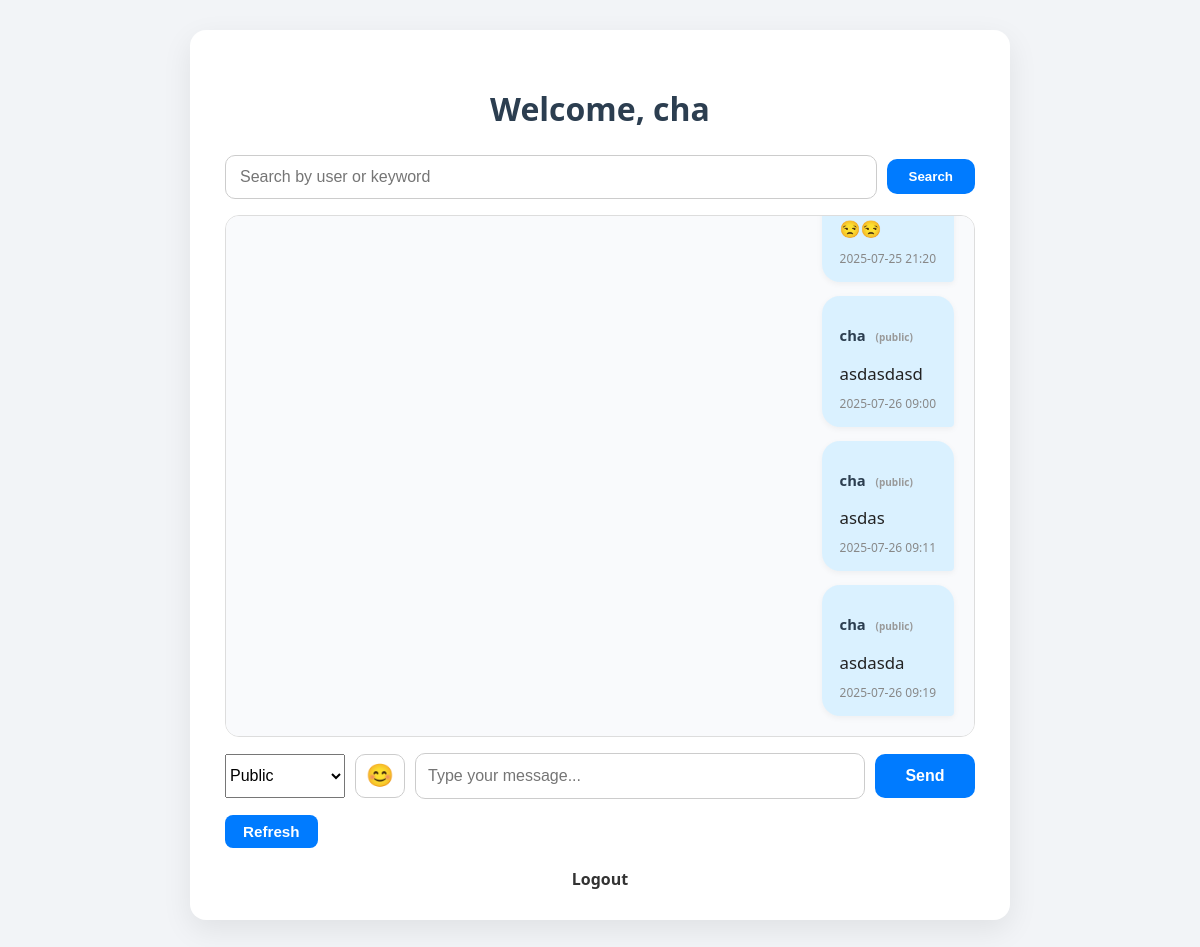
Page /chat (signed in) on the committed database.
### app/models.py (models this page shows)
class User(UserMixin, db.Model):
    id = db.Column(db.Integer, primary_key=True)
    username = db.Column(db.String(150), nullable=False, unique=True)
    password = db.Column(db.String(150), nullable=False)
    sent_messages = db.relationship(
        'Message',
        foreign_keys='Message.user_id',
        backref='user',
        lazy=True
    )
    received_messages = db.relationship(
        'Message',
        foreign_keys='Message.recipient_id',
        backref='recipient',
        lazy=True
    )

class Message(db.Model):
    id = db.Column(db.Integer, primary_key=True)
    content = db.Column(db.Text, nullable=False)
    timestamp = db.Column(db.DateTime, default=datetime.utcnow)
    user_id = db.Column(db.Integer, db.ForeignKey('user.id'), nullable=False)
    recipient_id = db.Column(db.Integer, db.ForeignKey('user.id'), nullable=True)

### app/routes.py (the view, shortened to what this page needs)
@main.route('/chat', methods=['GET', 'POST'])
@login_required
def chat():
    q = request.args.get('q', '').lower()
    messages = Message.query.order_by(Message.timestamp.asc()).all()
    if q:
        messages = [m for m in messages if
                    q in m.content.lower() or
                    q in m.user.username.lower() or
                    (m.recipient and q in m.recipient.username.lower())]
    users = User.query.all()
    return render_template("chat.html", messages=messages, users=users, timedelta=timedelta)

### app/routes.py (called while the page is built)
@login_manager.user_loader
def load_user(user_id):
    return User.query.get(int(user_id))

### app/templates/chat.html (shortened to what this page needs)
{% extends "base.html" %}
{% block content %}
<h2 class="chat-title">Welcome, {{ current_user.username }}</h2>
<form method="GET" class="chat-filter-form">
    <input type="text" name="q" placeholder="Search by user or keyword" value="{{ request.args.get('q', '') }}">
    <button type="submit">Search</button>
</form>
<div class="chat-container">
    <div class="chat-box" id="chat-box">
        {% for message in messages %}
            {% if not message.recipient_id or message.recipient_id == current_user.id or message.user_id == current_user.id %}
                <div class="chat-message {% if message.user.username == current_user.username %}self{% else %}other{% endif %}">
                    <p class="chat-user">
                        {{ message.user.username }}
                        {% if message.recipient_id %}
                            <span class="private-label">→ {{ message.recipient.username }} <small>(private)</small></span>
                        {% else %}
                            <span class="public-label"><small>(public)</small></span>
                        {% endif %}
                    </p>
                    <p class="chat-text">{{ message.content }}</p>
                    <span class="timestamp">
  {{ (message.timestamp + timedelta(hours=8)).strftime('%Y-%m-%d %H:%M') }}
</span>
                </div>
            {% endif %}
        {% endfor %}
    </div>
    <form method="POST" class="chat-input-form">
        <div class="chat-input-grid">
            <select name="recipient">
                <option value="">Public</option>
            </select>
            <button type="button" id="emoji-btn">😊</button>
            <input id="message-input" type="text" name="content" placeholder="Type your message..." required autocomplete="off">
            <button type="submit">Send</button>
        </div>
    </form>
    <div class="chat-controls">
        <form method="GET" class="chat-refresh-form">
            <button type="submit">Refresh</button>
        </form>
        <a href="{{ url_for('main.logout') }}" class="logout-link">Logout</a>
    </div>
</div>
{% endblock %}

### app/templates/base.html (shortened to what this page needs)
<!DOCTYPE html>
<html lang="en">
<head>
    <link rel="stylesheet" href="{{ url_for('static', filename='style.css') }}">
</head>
<body>
    <div class="container">
        {% block content %}{% endblock %}
    </div>
</body>
</html>

### app/static/style.css (style rules this page uses)
body { font-family: 'Segoe UI', Arial, sans-serif; background-color: #f2f4f7; padding: 30px; margin: 0; }
.container { max-width: 750px; margin: auto; background: white; padding: 30px 35px; border-radius: 16px; box-shadow: 0 10px 30px rgba(0, 0, 0, 0.08); }
.chat-title { text-align: center; font-size: 2rem; font-weight: 700; color: #2c3e50; margin-bottom: 25px; }
form { margin: 0; }
.chat-filter-form, .chat-refresh-form { display: flex; gap: 10px; margin-bottom: 16px; flex-wrap: wrap; align-items: center; }
.chat-filter-form input { flex: 1; padding: 12px 14px; border-radius: 10px; border: 1px solid #ccc; font-size: 1rem; }
.chat-filter-form button, .chat-refresh-form button { padding: 10px 22px; background-color: #007bff; color: white; font-weight: 600; border: none; border-radius: 10px; cursor: pointer; transition: background-color 0.3s ease; }
.chat-box { background: #f9fafc; border: 1px solid #ddd; padding: 20px; border-radius: 14px; height: 480px; overflow-y: auto; display: flex; flex-direction: column; gap: 14px; margin-bottom: 16px; scroll-behavior: smooth; }
.chat-message { max-width: 75%; padding: 14px 18px; border-radius: 18px; background-color: #e4e6eb; align-self: flex-start; box-shadow: 0 2px 6px rgba(0,0,0,0.05); word-wrap: break-word; position: relative; animation: fadeIn 0.3s ease; }
.chat-message.self { background-color: #daf1ff; align-self: flex-end; border-bottom-right-radius: 4px; }
.chat-user { font-weight: 600; font-size: 0.92rem; color: #2c3e50; margin-bottom: 5px; }
.chat-text { font-size: 1.05rem; color: #222; margin-bottom: 6px; white-space: pre-wrap; }
.timestamp { font-size: 0.75rem; color: #888; text-align: right; }
.chat-refresh-form { text-align: center; margin-top: 10px; }
.chat-refresh-form button { font-size: 0.95rem; padding: 8px 18px; border-radius: 8px; }
.logout-link { display: block; margin-top: 20px; text-align: center; font-weight: 600; color: #333; text-decoration: none; }
.public-label { font-size: 0.75rem; color: #999; margin-left: 6px; }
.chat-input-form { margin-bottom: 16px; }
.chat-input-grid { display: grid; grid-template-columns: 120px 50px 1fr 100px; gap: 10px; align-items: center; }
.chat-input-grid select, .chat-input-grid input, .chat-input-grid button { height: 44px; font-size: 1rem; }
#emoji-btn { background: #fff; border: 1px solid #ccc; border-radius: 10px; font-size: 1.4rem; cursor: pointer; width: 100%; display: flex; justify-content: center; align-items: center; transition: background-color 0.3s ease; }
.chat-input-grid input[type="text"] { padding: 0 12px; border-radius: 10px; border: 1px solid #ccc; }
.chat-input-grid button[type="submit"] { background-color: #007bff; color: white; font-weight: 600; border: none; border-radius: 10px; cursor: pointer; }

### rows in the picture
User: username "cha"
Message: content "😒😒", timestamp "2025-07-25 21:20"
Message: user.username "cha", shows "(public)", content "asdasdasd", timestamp "2025-07-26 09:00"
Message: user.username "cha", shows "(public)", content "asdas", timestamp "2025-07-26 09:11"
Message: user.username "cha", shows "(public)", content "asdasda", timestamp "2025-07-26 09:19"
